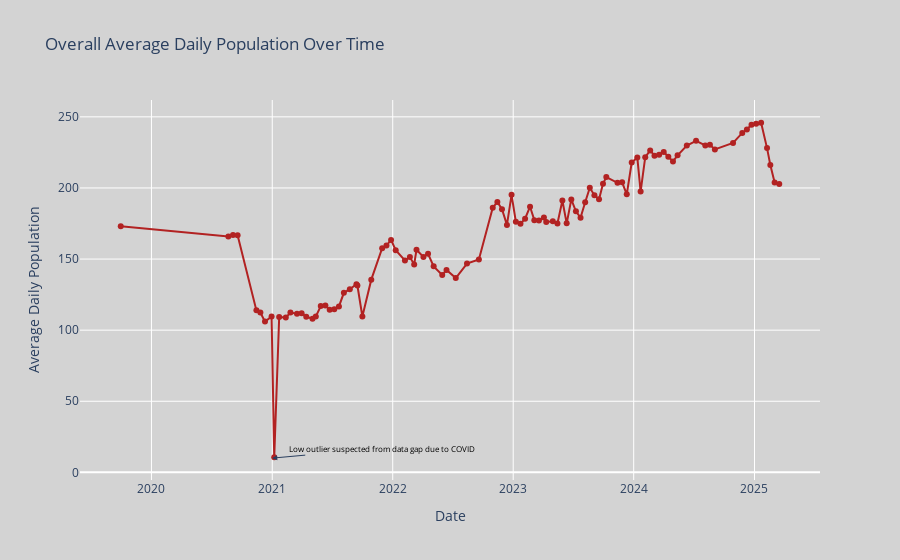

Notebook code cell kept with this figure:
### Code cell
import plotly.express as px
import plotly.io as pio

pio.renderers.default = 'jupyterlab'

fig=px.line(adp_total,
            x='Current as of**',
            y='Average Daily Population',
            title="Overall Average Daily Population Over Time",
            markers=True,
            hover_data={'Current as of**': True, 'Average Daily Population': ':.2f'}
           )
fig.update_traces(line=dict(color='firebrick'), marker=dict(color='firebrick'))
fig.update_layout(
    xaxis_title='Date',
    yaxis_title='Average Daily Population',
    hovermode='x unified',
    paper_bgcolor='lightgrey',
    plot_bgcolor='lightgrey')

fig.add_annotation(
    x='2021',
    y=10,
    text="Low outlier suspected from data gap due to COVID",
    showarrow=True,
    arrowhead=2,
    ax=110,
    ay=-10,
    font=dict(color="black", size=8))

html_str = fig.to_html(include_plotlyjs='cdn')
with open("plotly_graph.html", "w") as f:
    f.write(html_str)

    
fig.show()

### Figure 1 — Plotly figure (JSON) as saved in the notebook; plotly's stock layout.template omitted (floating-point values rounded to 4 significant figures)
{"data": [{"hovertemplate": "Current as of**=%{x}<br>Average Daily Population=%{y:.2f}<extra></extra>", "legendgroup": "", "line": {"color": "firebrick", "dash": "solid"}, "marker": {"color": "firebrick", "symbol": "circle"}, "mode": "lines+markers", "name": "", "orientation": "v", "showlegend": false, "type": "scatter", "x": ["2019-09-30T00:00:00", "2020-08-21T00:00:00", "2020-09-04T00:00:00", "2020-09-18T00:00:00", "2020-11-14T00:00:00", "2020-11-26T00:00:00", "2020-12-10T00:00:00", "2020-12-30T00:00:00", "2021-01-07T00:00:00", "2021-01-22T00:00:00", "2021-02-11T00:00:00", "2021-02-25T00:00:00", "2021-03-17T00:00:00", "2021-03-31T00:00:00", "2021-04-14T00:00:00", "2021-05-03T00:00:00", "2021-05-13T00:00:00", "2021-05-28T00:00:00", "2021-06-11T00:00:00", "2021-06-24T00:00:00", "2021-07-08T00:00:00", "2021-07-22T00:00:00", "2021-08-06T00:00:00", "2021-08-24T00:00:00", "2021-09-13T00:00:00", "2021-09-16T00:00:00", "2021-10-01T00:00:00", "2021-10-28T00:00:00", "2021-11-30T00:00:00", "2021-12-13T00:00:00", "2021-12-27T00:00:00", "2022-01-10T00:00:00", "2022-02-07T00:00:00", "2022-02-22T00:00:00", "2022-03-07T00:00:00", "2022-03-14T00:00:00", "2022-04-04T00:00:00", "2022-04-18T00:00:00", "2022-05-05T00:00:00", "2022-05-31T00:00:00", "2022-06-13T00:00:00", "2022-07-11T00:00:00", "2022-08-14T00:00:00", "2022-09-19T00:00:00", "2022-10-31T00:00:00", "2022-11-14T00:00:00", "2022-11-28T00:00:00", "2022-12-13T00:00:00", "2022-12-27T00:00:00", "2023-01-09T00:00:00", "2023-01-23T00:00:00", "2023-02-06T00:00:00", "2023-02-21T00:00:00", "2023-03-06T00:00:00", "2023-03-20T00:00:00", "2023-04-04T00:00:00", "2023-04-11T00:00:00", "2023-05-01T00:00:00", "2023-05-15T00:00:00", "2023-05-30T00:00:00", "2023-06-12T00:00:00", "2023-06-26T00:00:00", "2023-07-10T00:00:00", "2023-07-24T00:00:00", "2023-08-07T00:00:00", "2023-08-21T00:00:00", "2023-09-04T00:00:00", "2023-09-18T00:00:00", "2023-09-30T00:00:00", "2023-10-10T00:00:00", "2023-11-13T00:00:00", "2023-11-27T00:00:00", "2023-12-11T00:00:00", "2023-12-26T00:00:00", "2024-01-12T00:00:00", "2024-01-22T00:00:00", "2024-02-05T00:00:00", "2024-02-20T00:00:00", "2024-03-04T00:00:00", "2024-03-18T00:00:00", "2024-04-01T00:00:00", "2024-04-15T00:00:00", "2024-04-29T00:00:00", "2024-05-13T00:00:00", "2024-06-10T00:00:00", "2024-07-08T00:00:00", "2024-08-05T00:00:00", "2024-08-19T00:00:00", "2024-09-03T00:00:00", "2024-10-28T00:00:00", "2024-11-25T00:00:00", "2024-12-09T00:00:00", "2024-12-23T00:00:00", "2025-01-06T00:00:00", "2025-01-21T00:00:00", "2025-02-08T00:00:00", "2025-02-18T00:00:00", "2025-03-03T00:00:00", "2025-03-17T00:00:00"], "xaxis": "x", "y": [173.0, 165.8, 166.9, 166.7, 113.9, 112.3, 106, 109.6, 10.62, 109.3, 108.8, 112.4, 111.5, 111.8, 109.4, 108.1, 109.6, 116.9, 117.4, 114.4, 114.7, 116.7, 126.3, 128.8, 132.3, 131.4, 109.6, 135.5, 157.6, 159.5, 163.5, 156.2, 149.1, 151.4, 146.2, 156.5, 151.5, 153.8, 144.9, 138.8, 142.3, 136.6, 146.8, 149.7, 186.2, 190.1, 185.1, 174, 195.2, 176.3, 174.8, 178.4, 186.8, 177.3, 177.1, 179.3, 176.1, 176.6, 175.1, 191.1, 175.1, 191.9, 183.5, 179.1, 189.9, 200.1, 194.9, 192.0, 202.9, 207.7, 203.6, 204.0, 195.5, 217.8, 221.4, 197.4, 221.6, 226.4, 222.7, 223.3, 225.3, 221.9, 218.7, 223.0, 229.9, 233.2, 229.9, 230.3, 227.1, 231.7, 238.7, 241.2, 244.5, 245.1, 245.9, 228.0, 216.2, 203.9, 202.8], "yaxis": "y"}], "layout": {"annotations": [{"arrowhead": 2, "ax": 110, "ay": -10, "font": {"color": "black", "size": 8}, "showarrow": true, "text": "Low outlier suspected from data gap due to COVID", "x": "2021", "y": 10}], "hovermode": "x unified", "legend": {"tracegroupgap": 0}, "paper_bgcolor": "lightgrey", "plot_bgcolor": "lightgrey", "title": {"text": "Overall Average Daily Population Over Time"}, "xaxis": {"anchor": "y", "domain": [0, 1], "title": {"text": "Date"}}, "yaxis": {"anchor": "x", "domain": [0, 1], "title": {"text": "Average Daily Population"}}}}
